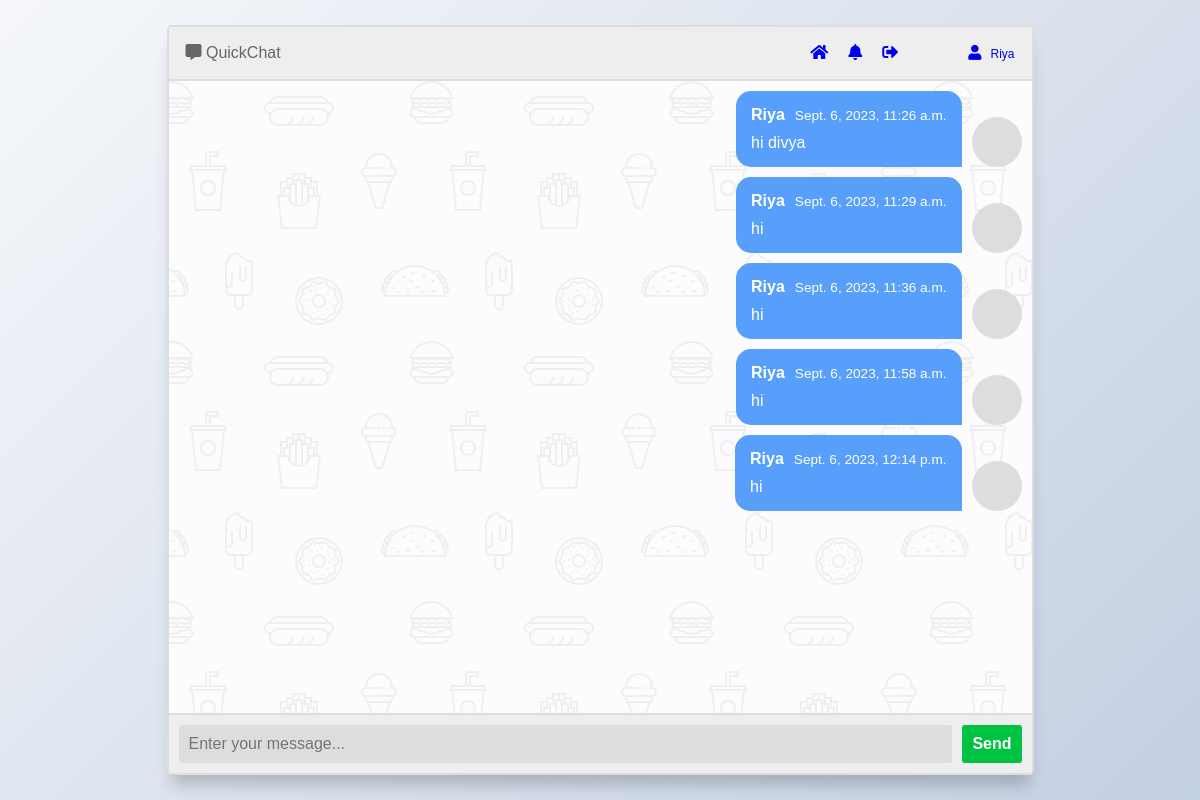
Page /8/ (signed in) on the committed database.
### chatapp/models.py (models this page shows, shortened)
class ChatMessage(models.Model):
    sender=models.ForeignKey(User,on_delete=models.CASCADE,related_name='sent_messages')
    receiver=models.ForeignKey(User,on_delete=models.CASCADE,related_name='received_messages')
    message=models.TextField()
    timestamp=models.DateTimeField(auto_now_add=True,blank=True,null=True)
    seen=models.BooleanField(default=False)

class UserProfile(models.Model):
    user=models.OneToOneField(User,on_delete=models.CASCADE,related_name='profile')
    email=models.CharField(max_length=100,blank=True,null=True)
    first_name=models.CharField(max_length=100,blank=True,null=True)
    last_name=models.CharField(max_length=100,blank=True,null=True)
    profile_pic=models.ImageField(upload_to='profile',blank=True,null=True)
    friends=models.ManyToManyField(User,blank=True,null=True,related_name='friends')

### chatapp/views.py (the view)
# urls.py: path('<int:user_id>/',chat_window,name='chat_window'),
@login_required
def chat_window(request,user_id):
    sender=request.user
    receiver=User.objects.get(pk=user_id)
    received_messages=list(request.user.received_messages.filter(sender=receiver))
    sent_messages=list(request.user.sent_messages.filter(receiver=receiver))
    all_messages=received_messages+sent_messages
    all_messages.sort(key=lambda x:x.timestamp)
    return render(request,'chat_window.html', {"other_user_id": user_id,'all_messages':all_messages})

### chatapp/templates/chat_window.html (shortened to what this page needs)
<!DOCTYPE html>
<html lang="en">
  {% load static %}
<head>
<link rel="stylesheet" href="https://cdnjs.cloudflare.com/ajax/libs/font-awesome/5.15.3/css/all.min.css">
<link href="{% static 'css/chat_window.css' %}" rel="stylesheet">
</head>
<body>
<section class="msger">
    <header class="msger-header">
      <div class="msger-header-title">
        <i class="fas fa-comment-alt"></i> QuickChat
      </div>
      <div class="msger-header-options">
        <a href="{% url 'index' %}"><i class="fas fa-home"></i></a>
        <a href="{% url 'notifications' %}"><i class="fas fa-bell animated-bell"></i></a>
        <a href="{% url 'logout' %}"><i class="fas fa-sign-out-alt"></i></a>
        <a href="{% url 'update_profile' %}" class="user-icon">
        <i class="fas fa-user"></i>
        <span class="username">{{request.user.first_name}}</span>
      </a>
      </div>
    </header>
    <main class="msger-chat">
      {% for message in all_messages %}
        {% if message.sender == request.user %}
          <div class="msg right-msg">
            <div class="msg-img" style="background-image: url({{ message.sender.profile.profile_pic.url }})"></div>
            <div class="msg-bubble">
              <div class="msg-info">
                <div class="msg-info-name">{{ message.sender.first_name }}</div>
                <div class="msg-info-time">{{ message.timestamp }}</div>
              </div>
              <div class="msg-text">
                {{ message.message }}
              </div>
            </div>
          </div>
        {% endif %}
      {% endfor %}
    </main>
    <form class="msger-inputarea">
      <input type="text" class="msger-input" placeholder="Enter your message...">
      <button type="submit" class="msger-send-btn">Send</button>
    </form>
  </section>
</body>
</html>

### chatapp/static/css/chat_window.css (style rules this page uses)
:root { --body-bg: linear-gradient(135deg, #f5f7fa 0%, #c3cfe2 100%); --msger-bg: #fff; --border: 2px solid #ddd; --left-msg-bg: #ececec; --right-msg-bg: #579ffb; }
html { box-sizing: border-box; }
*, *:before, *:after { margin: 0; padding: 0; box-sizing: inherit; }
body { display: flex; justify-content: center; align-items: center; height: 100vh; background-image: var(--body-bg); font-family: Helvetica, sans-serif; }
.msger { display: flex; flex-flow: column wrap; justify-content: space-between; width: 100%; max-width: 867px; margin: 25px 10px; height: calc(100% - 50px); border: var(--border); border-radius: 5px; background: var(--msger-bg); box-shadow: 0 15px 15px -5px rgba(0, 0, 0, 0.2); }
.msger-header-options { display: flex; gap: 20px; }
.user-icon { font-size: 15px; margin-left: 50px; text-decoration: none; }
.username { font-size: 12px; padding-left: 5px; }
.animated-bell { animation: bellAnimation 0.5s infinite alternate; }
.msger-header { display: flex; justify-content: space-between; padding: 17px; border-bottom: var(--border); background: #eee; color: #666; }
.msger-chat { flex: 1; overflow-y: auto; padding: 10px; position: relative; }
.msg { display: flex; align-items: flex-end; margin-bottom: 10px; }
.msg:last-of-type { margin: 0; }
.msg-img { width: 50px; height: 50px; margin-right: 10px; background: #ddd; background-repeat: no-repeat; background-position: center; background-size: cover; border-radius: 50%; }
.msg-bubble { max-width: 450px; padding: 15px; border-radius: 15px; background: var(--left-msg-bg); }
.msg-info { display: flex; justify-content: space-between; align-items: center; margin-bottom: 10px; }
.msg-info-name { margin-right: 10px; font-weight: bold; }
.msg-info-time { font-size: 0.85em; }
.right-msg { flex-direction: row-reverse; }
.right-msg .msg-bubble { background: var(--right-msg-bg); color: #fff; border-bottom-right-radius: 0; }
.right-msg .msg-img { margin: 0 0 0 10px; }
.msger-inputarea { display: flex; padding: 10px; border-top: var(--border); background: #eee; }
.msger-inputarea * { padding: 10px; border: none; border-radius: 3px; font-size: 1em; }
.msger-input { flex: 1; background: #ddd; }
.msger-send-btn { margin-left: 10px; background: rgb(0, 196, 65); color: #fff; font-weight: bold; cursor: pointer; transition: background 0.23s; }
.msger-chat { background-color: #fcfcfe; }

### rows in the picture
ChatMessage: sender.first_name "Riya", timestamp "Sept. 6, 2023, 11:26 a.m.", message "hi divya"
ChatMessage: sender.first_name "Riya", timestamp "Sept. 6, 2023, 11:29 a.m.", message "hi"
ChatMessage: sender.first_name "Riya", timestamp "Sept. 6, 2023, 11:36 a.m.", message "hi"
ChatMessage: sender.first_name "Riya", timestamp "Sept. 6, 2023, 11:58 a.m.", message "hi"
ChatMessage: sender.first_name "Riya", timestamp "Sept. 6, 2023, 12:14 p.m.", message "hi"

### other values in the picture
{{ request.user.first_name }} "Riya"
